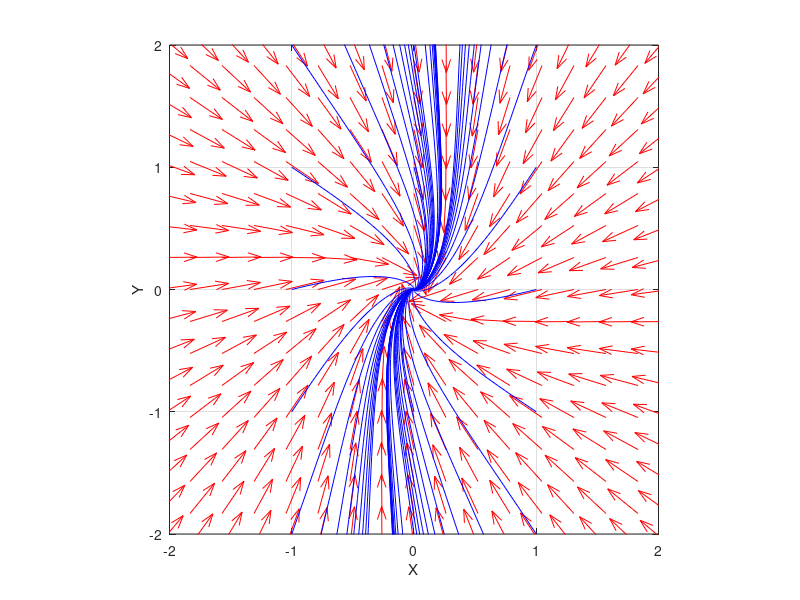
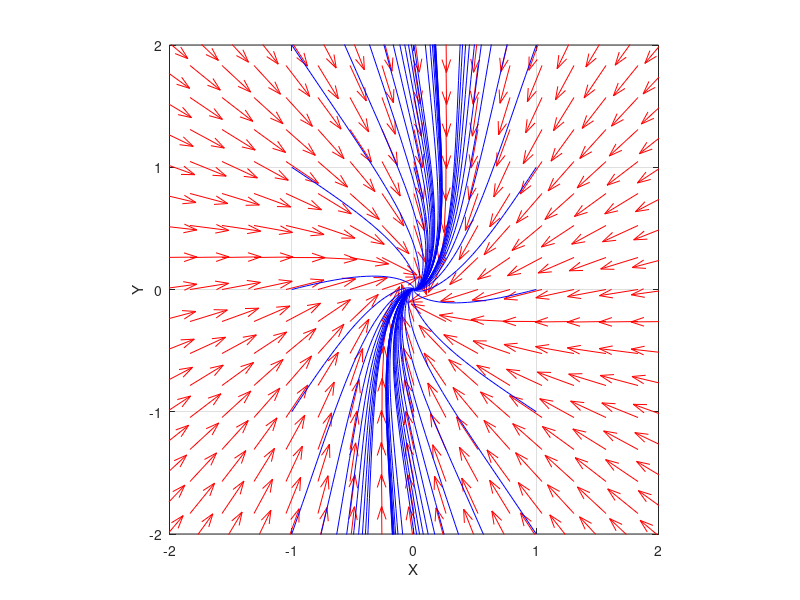
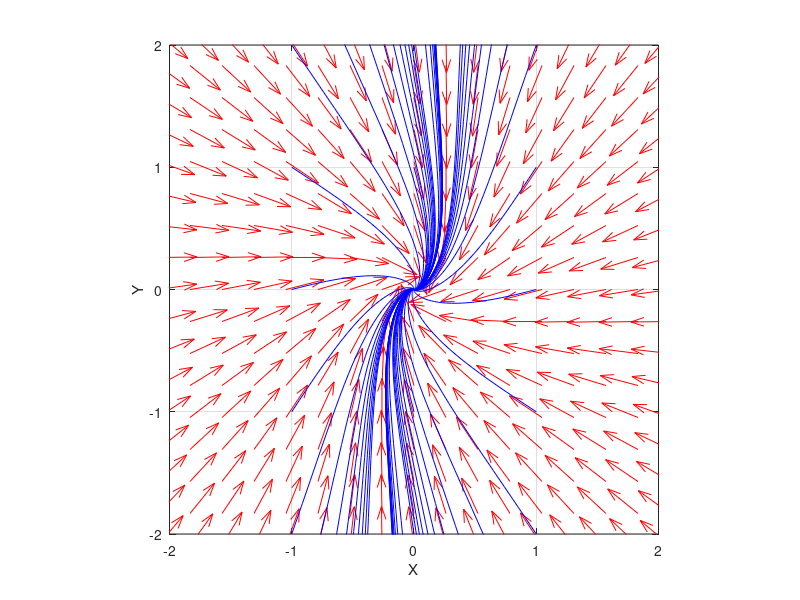
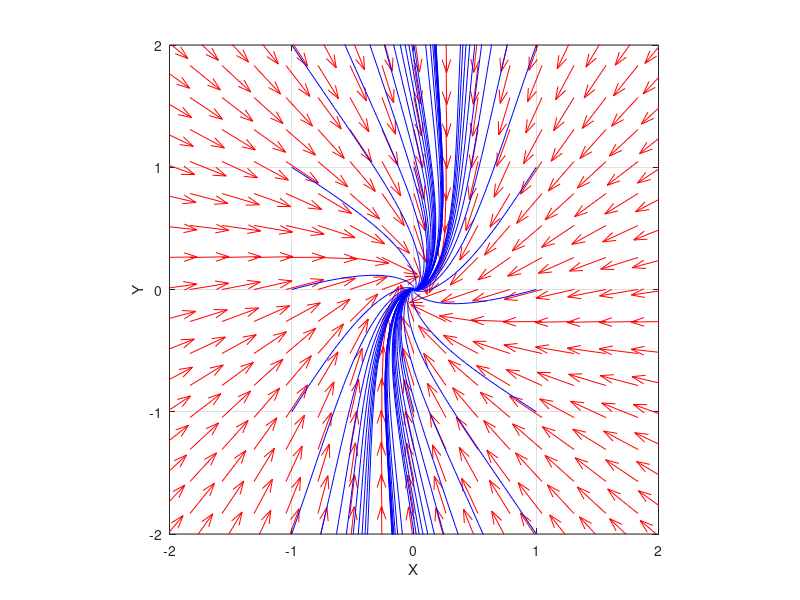

Source code (MATLAB) for these figures, in order: (Note: a time limit stopped this script after it produced the figures.)
% Script plotting phase portraits of non-linear bifurcations [Fig1]

% init system and states
number = 1;
for a_range = -3:0.1:3

    g = 9.81;
    L = 1;
    a = a_range;
    b = 0.1;
    ss = @(t,Z) [Z(2)+Z(1)*(a-Z(1)^2-Z(2)^2); -Z(1)+Z(2)*(a-Z(1)^2-Z(2)^2)];
    Z1 = linspace(-pi,pi,25);
    Z2 = linspace(-pi,pi,25);

    % Generate Meshgrid for numerically solving
    [x,y] = meshgrid(Z1,Z2);
    size(x)
    size(y)

    % Establish U and V vectors
    u = zeros(size(x));
    v = zeros(size(y));

    % Init Loop over Vector field to compute Derivatives
    t = 0;
    for i = 1:numel(x)
        Theta_d = ss(t,[x(i); y(i)]);
        u(i) = Theta_d(1);
        v(i) = Theta_d(2);
        Mag = sqrt(u(i)^2+v(i)^2);
        u(i) = u(i)/Mag;
        v(i) = v(i)/Mag;
    end

    %Plot our vector field
    figure
    quiver(x,y,u,v,'r'); figure(gcf)
    xlabel('X')
    ylabel('Y')
    axis tight equal;

    hold on

    for x_range = [-1,0,1]
        for Z_sol = -10:1:10
            [ts,ys] = ode45(ss,[0,10],[x_range;Z_sol]);
            plot(ys(:,1),ys(:,2),'b');
            %plot(-ys(:,1),ys(:,2),'b')
            %plot(ys(1,1),ys(1,2),'bo') %start of contour
            %plot(ys(end,1),ys(end,2),'ks') %end of contour
        end
    end

    axis([-2 2 -2 2])
    grid on

    s1 = 'figure_';
    s2 = num2str(number);
    s3 = '.jpg';
    filo = strcat(s1,s2,s3);
    number = number+1;

    doc saveas
    saveas(gcf,filo);

end
